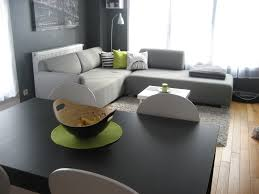
#> input picture TIPE/test.jpg, 259 x 194 px
$ python convolution_test.py
#> lines starting #> are read from the running program, lines starting #| are printed output that depends on the picture
# -*- coding: utf-8 -*-
"""
Module pour le traitement d'image par convolution

Clement LAGNEAU-DONZELLE
MP 2017-2017
Lycee Jean Perrin Lyon 9eme
Tipe
"""

"""
On Importe PIL
"""
from PIL import Image

n=3
part = int(n/2)
"""
def creation_filtre():
    res=[[]for x in range(n)]

"""


ImageFile = 'test.jpg' #Pointe vers l'image

#Change rien (sauf les bords)
Filtre_test = [[0,0,0],
               [0,1,0],
               [0,0,0]]

def filtre_test():
    res=[[0 for x in range(n)]for x in range(n)]
    res[part][part]=1
    return(res)


#Bords
Filtre_test2 = [[-2,-1,0],
                [-1,0,1],
                [0,1,2]]

def filtre_test2():
    res=[[x for x in range(-n+k+1,k+1)]for k in range(n)]
    return(res)


Filtre_test3 =[[1/9,1/9,1/9],
               [1/9,1/9,1/9],
               [1/9,1/9,1/9]]


Filtre_test4 = [[-1,-1,-1],
                [-1,8,-1],
                [-1,-1,-1]]

Filtre_test5= [[-1,-1,-1],
               [0,0,0],
               [1,1,1]]

Filtre= Filtre_test4

def Convolution(Filtre,im,x,y):
    """
    Prend en argument un filtre, une image et l'emplacement du pixel
    Renvoie le pixel convolué
    """
    p0 = 0
    p1 = 0
    p2 = 0
    for i in range(-1,2):
        for j in range(-1,2):
            p0 += Filtre[i+1][j+1]*im[y+i,x+j][0]
            p1 += Filtre[i+1][j+1]*im[y+i,x+j][1]
            p2 += Filtre[i+1][j+1]*im[y+i,x+j][2]
            # Composantes non entieres
            p0 = int(p0)
            p1 = int(p1)
            p2 = int(p2)
            # retourne le pixel convolué
    return(p0,p1,p2)

def convolutionne(Filtre, ImageFile):
    #Ouverture de l'image
#> called with ImageFile = 'test.jpg'
    try:
        im = Image.open(ImageFile)
#> im is the input picture: PIL image 259x194 RGB; mean R, G, B 131.9, 131.5, 128.4
    except:
        print ('Erreur sur ouverture du fichier ')
    #Traitement de l'image
    res = Image.new("RGB", im.size , "white")
#> res: PIL image 259x194 RGB; every value is 255
    colonne,ligne = im.size
#> colonne = 259; ligne = 194
    image_en_memoire = im.load()
    for x in range(1,ligne-1):
        for y in range(1,colonne-1):
            p = Convolution(Filtre,image_en_memoire,x,y)
            res.putpixel((y,x),p)
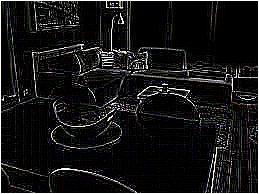
#> res: PIL image 259x194 RGB; mean R, G, B 21.2, 21.1, 21.2
    #Sauvegarde l'image
    res.save(('.'.join(ImageFile.split('.')[:-1]))+".contours."+(ImageFile.split('.')[-1]))
    im.close()
    res.close()


convolutionne(Filtre, ImageFile)

$ run again, with TIPE/image_opencv.jpg copied over TIPE/test.jpg
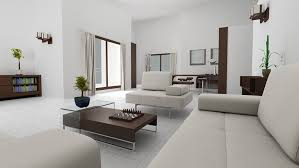
#> input picture TIPE/image_opencv.jpg, 299 x 168 px
#> in convolutionne, im is the input picture: PIL image 299x168 RGB; mean R, G, B 167.3, 164.3, 160.4
#> after the loop in convolutionne, `for x in range(1,ligne-1):`:
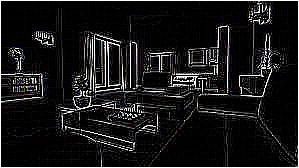
#> res: PIL image 299x168 RGB; mean R, G, B 24.3, 24.3, 24.4

$ run again, with TIPE/negatif.jpg copied over TIPE/test.jpg
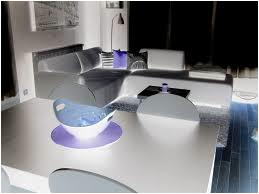
#> input picture TIPE/negatif.jpg, 259 x 194 px
#> in convolutionne, im is the input picture: PIL image 259x194 RGB; mean R, G, B 126, 126.2, 129.2
#> after the loop in convolutionne, `for x in range(1,ligne-1):`:
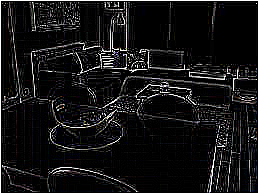
#> res: PIL image 259x194 RGB; mean R, G, B 22.5, 22.4, 22.6
